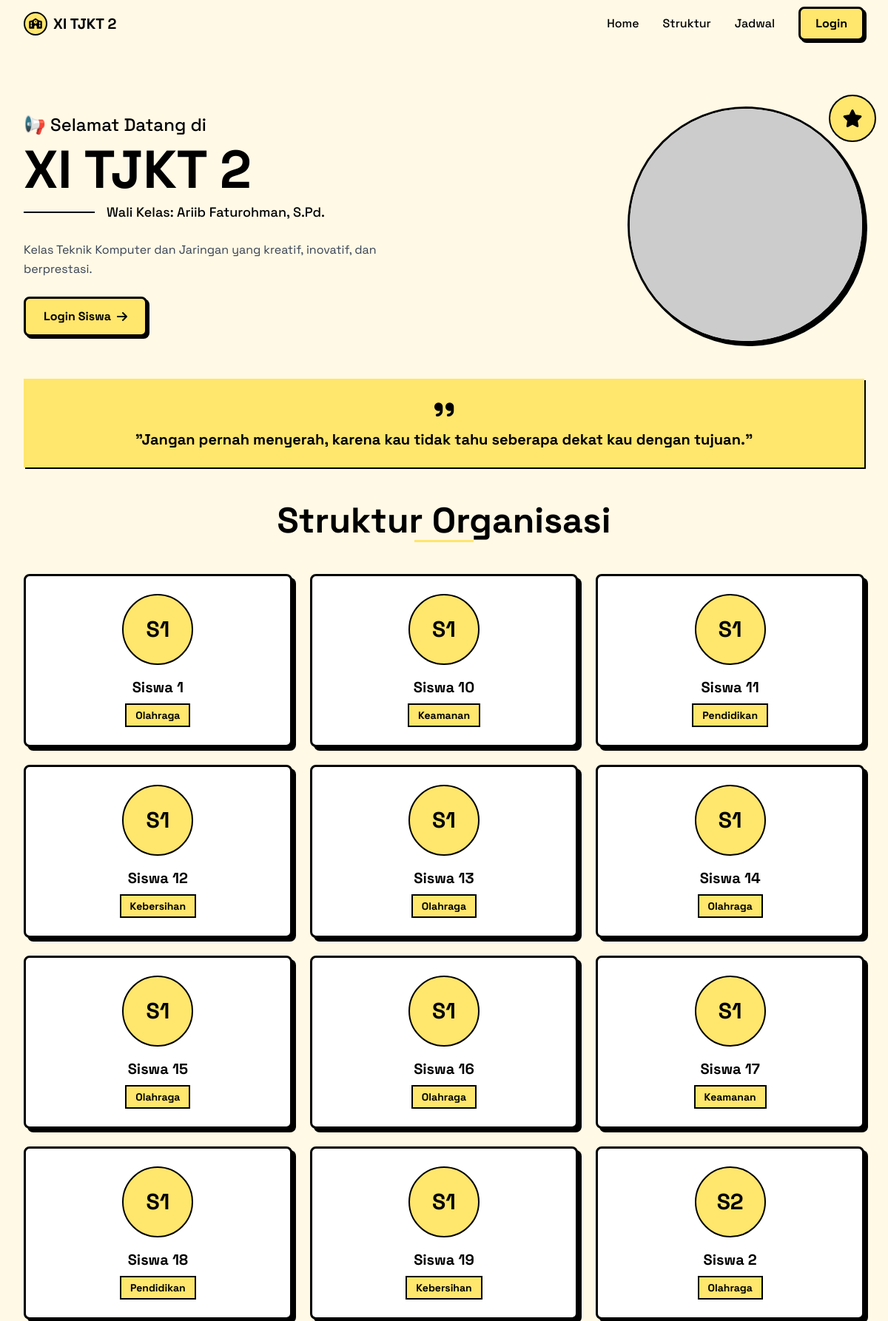
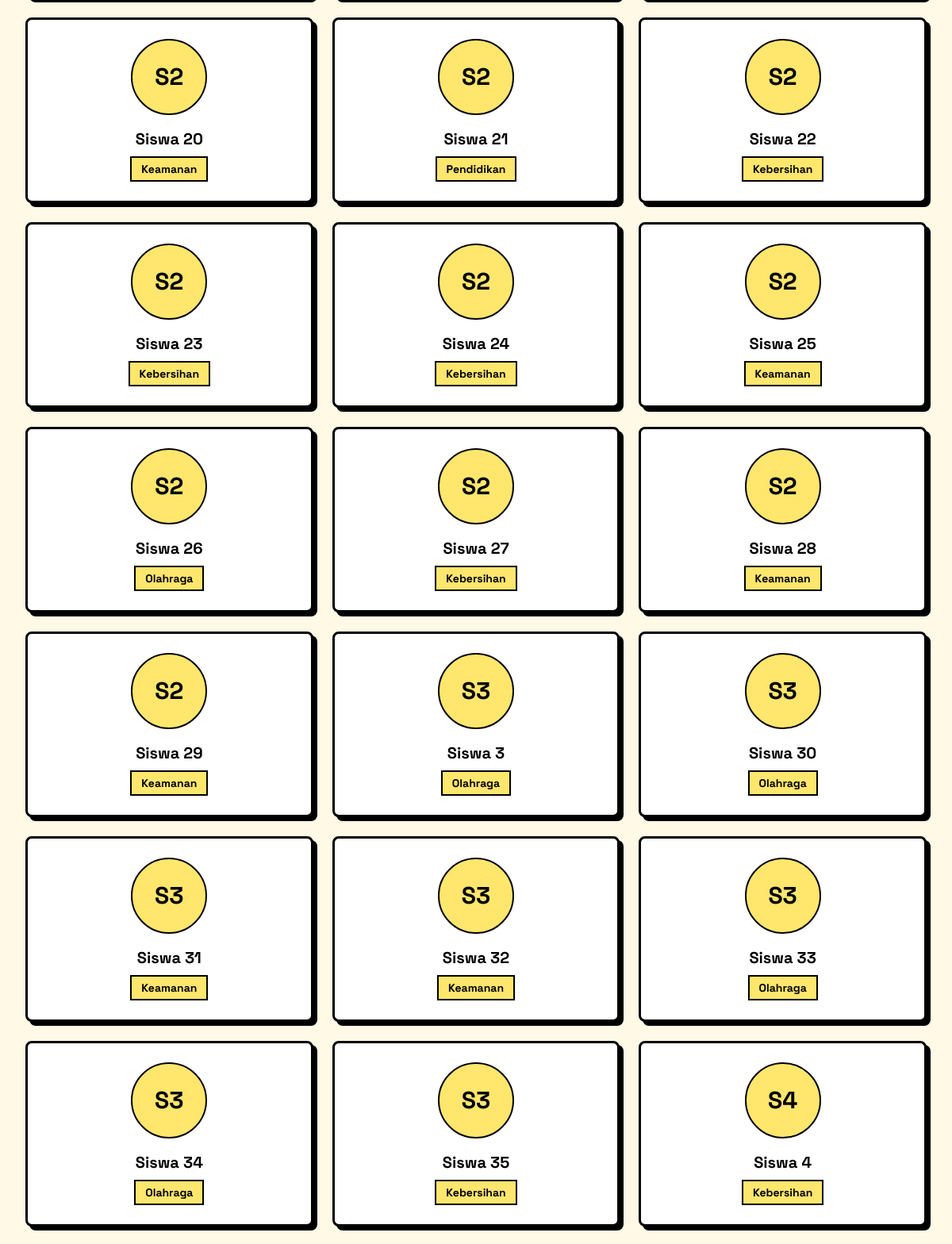
The page / (upper part) on the database its author committed (2 pictures, top to bottom).
### tables this page shows
CREATE TABLE profil_kelas (
    id INT AUTO_INCREMENT PRIMARY KEY,
    nama_kelas VARCHAR(100) DEFAULT 'XI TJKT 2',
    wali_kelas VARCHAR(100) DEFAULT 'Ariib Faturohman, S.Pd.',
    tahun_ajaran VARCHAR(20) DEFAULT '2026/2027',
    deskripsi TEXT,
    foto_kelas VARCHAR(255),
    bg_image VARCHAR(255)
);

CREATE TABLE quote (
    id INT AUTO_INCREMENT PRIMARY KEY,
    teks_quote TEXT NOT NULL,
    penulis VARCHAR(100)
);

CREATE TABLE siswa (
    id INT AUTO_INCREMENT PRIMARY KEY,
    username VARCHAR(50) UNIQUE NOT NULL,
    password VARCHAR(255) NOT NULL,
    nama_siswa VARCHAR(100),
    cita_cita VARCHAR(255),
    motto TEXT,
    warna_tema VARCHAR(7) DEFAULT '#2c3e66',
    foto_profil VARCHAR(255),
    role ENUM('siswa', 'admin') DEFAULT 'siswa',
    jabatan VARCHAR(50) DEFAULT '',
    created_at TIMESTAMP DEFAULT CURRENT_TIMESTAMP
);

### db.php (called while the page is built, shortened)
<?php
function getInitials($nama) {
    $words = explode(' ', trim($nama));
    return strtoupper(substr($words[0], 0, 1) . substr(end($words), 0, 1));
}
?>

### pages/home.php (the view, shortened to what this page needs)
<?php
$profil = $conn->query("SELECT * FROM profil_kelas LIMIT 1")->fetch_assoc();
$siswa = $conn->query("SELECT id, username, nama_siswa, foto_profil, jabatan FROM siswa WHERE role = 'siswa' ORDER BY nama_siswa");
$allSiswa = [];
while($row = $siswa->fetch_assoc()) {
    if(empty($row['jabatan'])) {
        $jabatanDefault = ['Keamanan', 'Pendidikan', 'Kebersihan', 'Olahraga'];
        $row['jabatan'] = $jabatanDefault[array_rand($jabatanDefault)];
    }
    $allSiswa[] = $row;
}
$quote = $conn->query("SELECT * FROM quote ORDER BY RAND() LIMIT 1")->fetch_assoc();
?>
<?php include 'includes/header.php'; ?>
<section class="py-8 lg:py-12">
    <div class="grid grid-cols-1 lg:grid-cols-2 gap-12 items-center">
        <div>
            <p class="text-2xl font-medium mb-2">📢 Selamat Datang di</p>
            <h1 class="text-5xl lg:text-7xl font-bold mb-2">
                <?= htmlspecialchars($profil['nama_kelas'] ?? 'XI TJKT 2') ?>
            </h1>
            <div class="flex items-center mb-6">
                <div class="h-0.5 w-24 bg-black mr-4"></div>
                <p class="text-lg font-medium">Wali Kelas: <?= htmlspecialchars($profil['wali_kelas'] ?? 'Ariib Faturohman, S.Pd.') ?></p>
            </div>
            <p class="text-gray-700 leading-relaxed mb-6"><?= nl2br(htmlspecialchars($profil['deskripsi'] ?? 'Kelas Teknik Komputer dan Jaringan yang kreatif, inovatif, dan berprestasi.')) ?></p>
            <div class="flex flex-wrap gap-4">
                <a href="index.php?page=login" class="btn-neo px-6 py-3 rounded-lg inline-flex items-center">Login Siswa <i class="fas fa-arrow-right ml-2"></i></a>
            </div>
        </div>
        <div class="flex justify-center lg:justify-end">
            <div class="relative">
                <div class="w-80 h-80 rounded-full neo-border bg-white overflow-hidden">
                    <img src="https://placehold.co/400x400/FFE66D/000?text=XI+TJKT+2" alt="Kelas" class="w-full h-full object-cover">
                </div>
                <div class="absolute -top-4 -right-4 w-16 h-16 bg-yellow rounded-full border-2 border-black flex items-center justify-center">
                    <i class="fas fa-star text-2xl"></i>
                </div>
            </div>
        </div>
    </div>
</section>
<div class="bg-yellow border-3 border-black p-6 text-center mb-12 neo-shadow-sm">
    <i class="fas fa-quote-right text-3xl mb-2 block"></i>
    <p class="text-xl font-bold">"<?= htmlspecialchars($quote['teks_quote'] ?? 'Belajarlah dengan giat!') ?>"</p>
</div>
<section class="mb-16">
    <h2 class="text-4xl lg:text-5xl font-bold text-center mb-4 underline-yellow">Struktur Organisasi</h2>
    <div class="grid grid-cols-1 sm:grid-cols-2 lg:grid-cols-3 xl:grid-cols-4 gap-6 mt-12">
        <?php foreach($allSiswa as $s):
            $inisial = getInitials($s['nama_siswa'] ?: $s['username']);
        ?>
        <div class="card-neo rounded-lg p-6 text-center bg-white">
            <div class="w-24 h-24 mx-auto rounded-full bg-yellow border-2 border-black flex items-center justify-center text-3xl font-bold mb-4">
                <?php if(!empty($s['foto_profil'])): ?>
                    <img src="<?= htmlspecialchars($s['foto_profil']) ?>" class="w-full h-full rounded-full object-cover">
                <?php else: echo $inisial; endif; ?>
            </div>
            <h3 class="text-xl font-bold"><?= htmlspecialchars($s['nama_siswa'] ?: $s['username']) ?></h3>
            <div class="inline-block bg-yellow border-2 border-black px-3 py-1 text-sm font-bold mt-2"><?= htmlspecialchars($s['jabatan']) ?></div>
        </div>
        <?php endforeach; ?>
    </div>
</section>
<?php include 'includes/footer.php'; ?>

### index.php
<?php
require_once 'db.php';
$page = isset($_GET['page']) ? $_GET['page'] : 'home';
$allowed_pages = [
    'home', 'login', 'logout',
    'dashboard_siswa', 'dashboard_admin',
    'dashboard_siswa_beranda', 'dashboard_siswa_profilku', 'dashboard_siswa_akunku',
    'dashboard_siswa_jadwal', 'dashboard_siswa_tugas', 'dashboard_siswa_teman',
    'dashboard_siswa_galeri', 'dashboard_siswa_pengumuman',
    'admin_profil', 'admin_siswa', 'admin_piket', 'admin_pelajaran',
    'admin_pengumuman', 'admin_galeri', 'admin_quote', 'admin_lagu'
];
if (in_array($page, $allowed_pages)) {
    $file = "pages/{$page}.php";
    if (file_exists($file)) {
        include $file;
    } else {
        include 'pages/home.php';
    }
} else {
    include 'pages/home.php';
}
?>

### includes/header.php (shortened to what this page needs)
<!DOCTYPE html>
<html lang="id">
<head>
    <script src="https://cdn.tailwindcss.com"></script>
    <link rel="stylesheet" href="assets/css/style.css">
    <link rel="stylesheet" href="https://cdnjs.cloudflare.com/ajax/libs/font-awesome/6.0.0-beta3/css/all.min.css">
</head>
<body class="bg-cream font-['Space_Grotesk']">
    <nav class="bg-cream border-b-3 border-black sticky top-0 z-50">
        <div class="max-w-7xl mx-auto px-4 sm:px-6 lg:px-8">
            <div class="flex justify-between items-center h-16">
                <div class="flex items-center">
                    <div class="flex items-center space-x-2">
                        <div class="w-8 h-8 bg-yellow border-2 border-black rounded-full flex items-center justify-center">
                            <i class="fas fa-school text-black text-sm"></i>
                        </div>
                        <span class="text-xl font-bold">XI TJKT 2</span>
                    </div>
                </div>
                <div class="hidden md:flex items-center space-x-8">
                    <a href="index.php?page=home" class="text-black font-medium hover:text-gray-700">Home</a>
                    <a href="index.php?page=struktur" class="text-black font-medium hover:text-gray-700">Struktur</a>
                    <a href="index.php?page=jadwal" class="text-black font-medium hover:text-gray-700">Jadwal</a>
                    <?php if(isset($_SESSION['user_id'])): ?>
                        <a href="index.php?page=dashboard_siswa" class="text-black font-medium hover:text-gray-700">Dashboard</a>
                        <a href="index.php?page=logout" class="text-black font-medium hover:text-gray-700">Logout</a>
                    <?php else: ?>
                        <a href="index.php?page=login" class="btn-neo px-5 py-2 rounded-lg">Login</a>
                    <?php endif; ?>
                </div>
            </div>
        </div>
    </nav>
    <main class="max-w-7xl mx-auto px-4 sm:px-6 lg:px-8 py-8">

### includes/footer.php (shortened to what this page needs)
    </main>
</body>
</html>

### assets/css/style.css (style rules this page uses)
body { font-family: 'Space Grotesk', sans-serif; }
.neo-border { border: 3px solid #000 !important; box-shadow: 4px 4px 0px 0px #000 !important; }
.neo-shadow-sm { box-shadow: 2px 2px 0px 0px #000 !important; }
.btn-neo { background-color: #FFE66D; border: 3px solid #000; box-shadow: 3px 3px 0px #000; transition: all 0.1s ease; font-weight: bold; }
.card-neo { background-color: white; border: 3px solid #000; box-shadow: 5px 5px 0px #000; transition: all 0.1s ease; }
.underline-yellow { position: relative; }
.underline-yellow::after { content: ''; position: absolute; bottom: -5px; left: 50%; transform: translateX(-50%); width: 80px; height: 3px; background-color: #FFE66D; }

### rows shown on the page
profil_kelas: nama_kelas "XI TJKT 2", wali_kelas "Ariib Faturohman, S.Pd.", deskripsi "Kelas Teknik Komputer dan Jaringan yang kreatif, inovatif, dan berprestasi."
quote: teks_quote "Jangan pernah menyerah, karena kau tidak tahu seberapa dekat kau dengan tujuan."
siswa: nama_siswa "S1", nama_siswa "Siswa 1", jabatan "Olahraga"
siswa: nama_siswa "S1", nama_siswa "Siswa 10", jabatan "Keamanan"
siswa: nama_siswa "S1", nama_siswa "Siswa 11", jabatan "Pendidikan"
siswa: nama_siswa "S1", nama_siswa "Siswa 12", jabatan "Kebersihan"
siswa: nama_siswa "S1", nama_siswa "Siswa 13", jabatan "Olahraga"
siswa: nama_siswa "S1", nama_siswa "Siswa 14", jabatan "Olahraga"
siswa: nama_siswa "S1", nama_siswa "Siswa 15", jabatan "Olahraga"
siswa: nama_siswa "S1", nama_siswa "Siswa 16", jabatan "Olahraga"
siswa: nama_siswa "S1", nama_siswa "Siswa 17", jabatan "Keamanan"
siswa: nama_siswa "S1", nama_siswa "Siswa 18", jabatan "Pendidikan"
siswa: nama_siswa "S1", nama_siswa "Siswa 19", jabatan "Kebersihan"
siswa: nama_siswa "S2", nama_siswa "Siswa 2", jabatan "Olahraga"
siswa: nama_siswa "S2", nama_siswa "Siswa 20", jabatan "Keamanan"
siswa: nama_siswa "S2", nama_siswa "Siswa 21", jabatan "Pendidikan"
siswa: nama_siswa "S2", nama_siswa "Siswa 22", jabatan "Kebersihan"
siswa: nama_siswa "S2", nama_siswa "Siswa 23", jabatan "Kebersihan"
siswa: nama_siswa "S2", nama_siswa "Siswa 24", jabatan "Kebersihan"
siswa: nama_siswa "S2", nama_siswa "Siswa 25", jabatan "Keamanan"
siswa: nama_siswa "S2", nama_siswa "Siswa 26", jabatan "Olahraga"
siswa: nama_siswa "S2", nama_siswa "Siswa 27", jabatan "Kebersihan"
siswa: nama_siswa "S2", nama_siswa "Siswa 28", jabatan "Keamanan"
siswa: nama_siswa "S2", nama_siswa "Siswa 29", jabatan "Keamanan"
siswa: nama_siswa "S3", nama_siswa "Siswa 3", jabatan "Olahraga"
siswa: nama_siswa "S3", nama_siswa "Siswa 30", jabatan "Olahraga"
siswa: nama_siswa "S3", nama_siswa "Siswa 31", jabatan "Keamanan"
siswa: nama_siswa "S3", nama_siswa "Siswa 32", jabatan "Keamanan"
siswa: nama_siswa "S3", nama_siswa "Siswa 33", jabatan "Olahraga"
siswa: nama_siswa "S3", nama_siswa "Siswa 34", jabatan "Olahraga"
siswa: nama_siswa "S3", nama_siswa "Siswa 35", jabatan "Kebersihan"
siswa: nama_siswa "S4", nama_siswa "Siswa 4", jabatan "Kebersihan"
